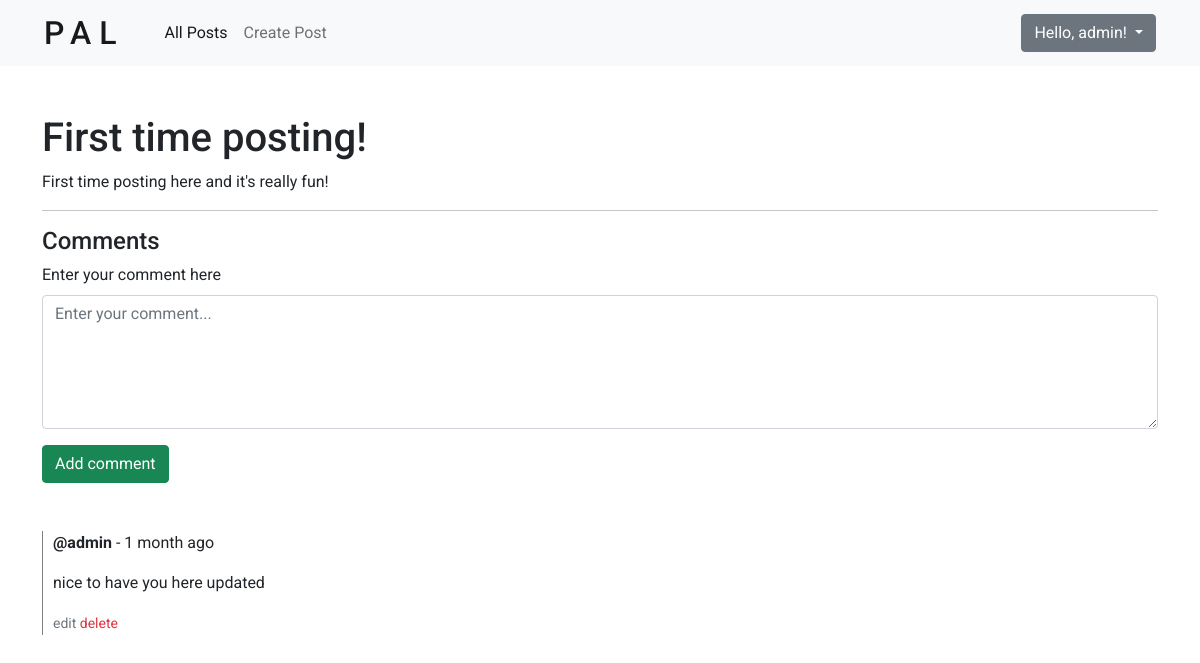
Screenshot of /post/3/ (signed in) with the database file from the repository.
### posts/models.py (models this page shows, shortened)
class Post(models.Model):
    name = models.CharField(max_length=200)
    description = models.TextField(null=True, blank=True)
    topic = models.ForeignKey(Topic, null=True, on_delete=SET_NULL) # each Post is related to a single Topic
    user = models.ForeignKey(User, null=True, on_delete=SET_NULL) # each Post is related to a single User
    created = models.DateTimeField(auto_now_add=True)
    updated = models.DateTimeField(auto_now=True)

### comments/models.py (models this page shows, shortened)
class Comment(models.Model):
    user = models.ForeignKey(User, on_delete=CASCADE) # each Comment is related to a single User
    post = models.ForeignKey(Post, on_delete=CASCADE) # each Comment is related to a single Post
    body = models.TextField()
    created = models.DateTimeField(auto_now_add=True)
    updated = models.DateTimeField(auto_now=True)

### posts/views.py (the view, shortened to what this page needs)
# urls.py: path('post/<str:pk>/', views.post, name='post'),
def post(request, pk):
    post = Post.objects.get(id=pk)
    comments = post.comment_set.all().order_by('-created') # get the comments from each post
    comments_count = post.comment_set.all().count()
    context = {
        'post': post,
        'comments': comments,
        'comments_count': comments_count,
    }
    return render(request, 'posts/post.html', context)

### posts/templates/posts/post.html (shortened to what this page needs)
{% extends 'main.html' %}
{% block content %}
<div class="mt-5">
    <h1>{{ post.name }}</h3>
    <p>{{ post.description }}</p>
</div>
<hr />
<h4>Comments</h4>
{% if request.user.is_authenticated %}
    <div class="mb-3">
        <form action="" method='POST'>
            <label for="formGroupExampleInput" class="form-label">Enter your comment here</label>
            <textarea name="comment" id="comment-textarea" class="form-control" cols="50" rows="5" placeholder="Enter your comment..."></textarea>
            <input type="submit" value="Add comment" class="btn btn-success">
        </form>
    </div>
{% endif %}
<div class="comment-container mt-5">
    {% for comment in comments %}
        <div class="comment">
            <p><b>@{{ comment.user }}</b> - {{ comment.created|timesince }} ago</p>
            <p>{{ comment.body }}</p>
            {% if request.user == comment.user %}
                <small>
                    <a href="{% url 'comments:update-comment' comment.id %}?next={{ request.path|urlencode }}" class="text-secondary">edit</a>
                </small>
                <small>
                    <a href="{% url 'comments:delete-comment' comment.id %}?next={{ request.path|urlencode }}" class="text-danger">delete</a>
                </small>
            {% endif %}
        </div>
    {% endfor %}
</div>
{% endblock content %}

### templates/navbar.html (shortened to what this page needs)
<nav class="navbar navbar-expand-lg navbar-light bg-light sticky-top">
    <div class="container-fluid">
      <h1 class="navbar-brand">PAL</h1>
      <div class="collapse navbar-collapse" id="navbarSupportedContent">
        <ul class="navbar-nav me-auto mb-lg-0">
          <li class="nav-item">
            <a class="nav-link active" aria-current="page" href="{% url 'posts:index' %}">All Posts</a>
          </li>
          <li class="nav-item">
            <a class="nav-link" href="{% url 'posts:create-post' %}">Create Post</a>
          </li>
        </ul>
        <div class="d-flex align-center">
            {% if request.user.is_authenticated %}
                <div class="dropdown">
                    <button class="btn btn-secondary dropdown-toggle" type="button" id="dropdownMenuButton1" data-bs-toggle="dropdown" aria-expanded="false">
                        Hello, {{ request.user.username }}!
                    </button>
                  </div>
            {% else %}
                <div>
                    <a href="{% url 'user:sign-in' %}" class="btn btn-outline-secondary">Sign in</a>
                    <a href="{% url 'user:sign-up' %}" class="btn btn-primary">Sign up</a>
                </div>
            {% endif %}
        </div>
      </div>
    </div>
  </nav>

### static/styles/main.css (style rules this page uses)
.navbar-brand { font-size: 2rem; padding: 0; margin: 0; margin-right: 2rem; letter-spacing: .5rem; }
.navbar { padding: .8rem 2rem; }
#comment-textarea { margin-bottom: 1rem; }
.comment-container { padding-left: 10px; border-left: 1px solid grey; }
.comment { margin-bottom: 10px; }

### static/styles/base.css (style rules this page uses)
*, *::before, *::after { margin: 0; padding: 0; box-sizing: border-box; }
body { font-family: 'Roboto', sans-serif; }
a { text-decoration: none; }

### rows the page displays
Post: name "First time posting!", description "First time posting here and it's really fun!"
Comment: user "admin", created "1 month", body "nice to have you here updated"

### other values shown
{{ request.user.username }} "admin"
